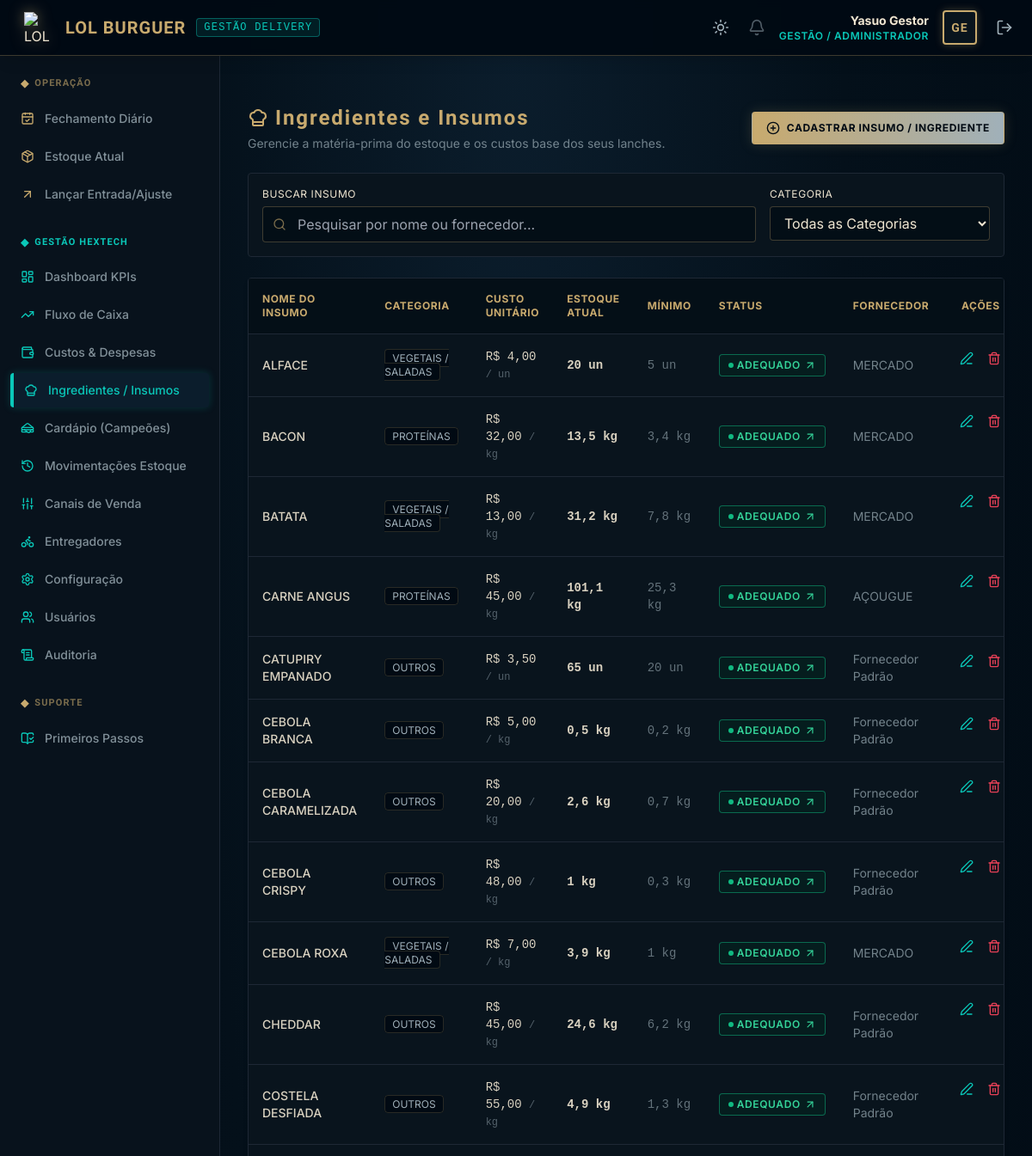
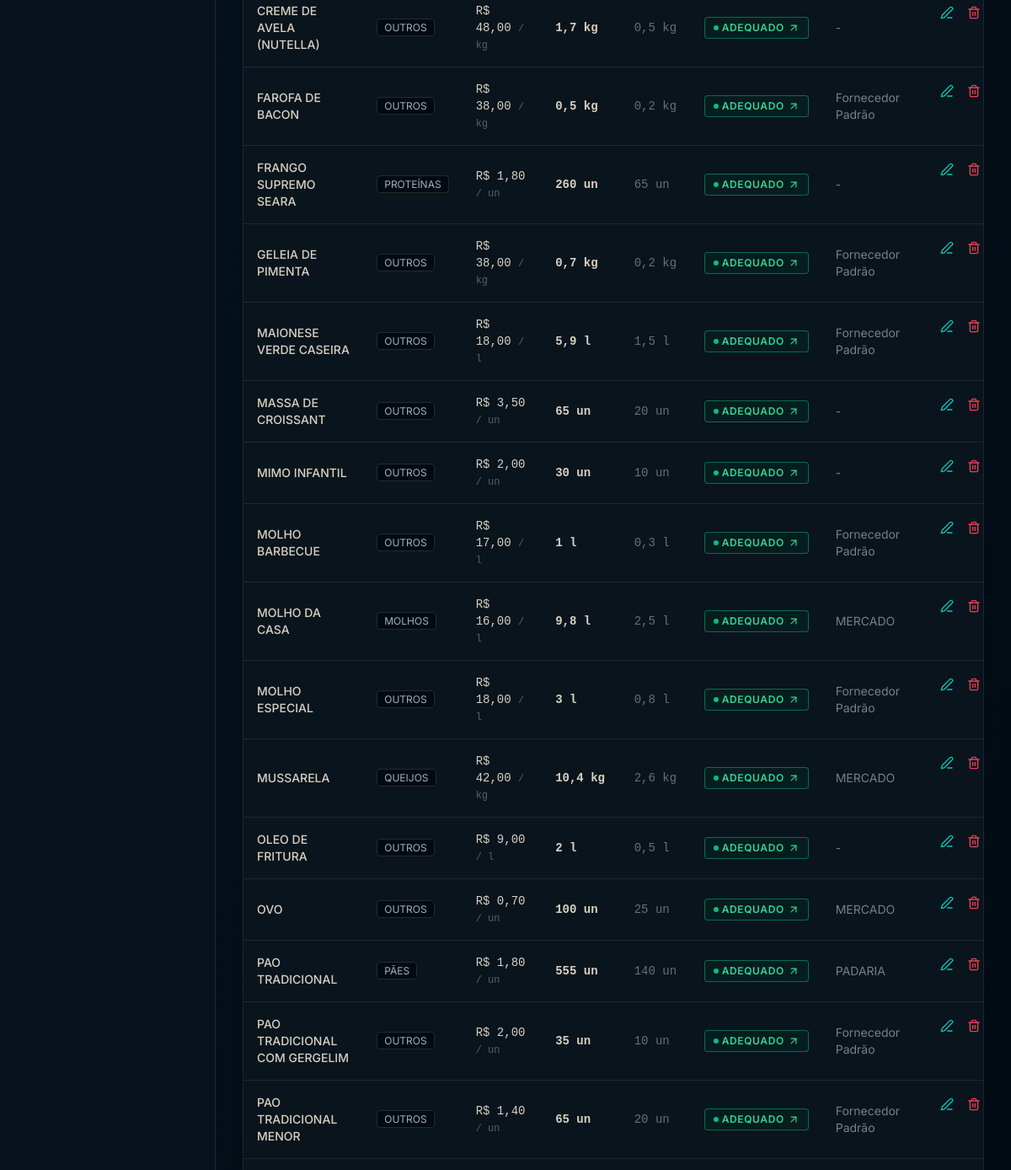
Before: /produtos/ingredientes/ (signed in, upper part) with the older database file (2 pictures, top to bottom).
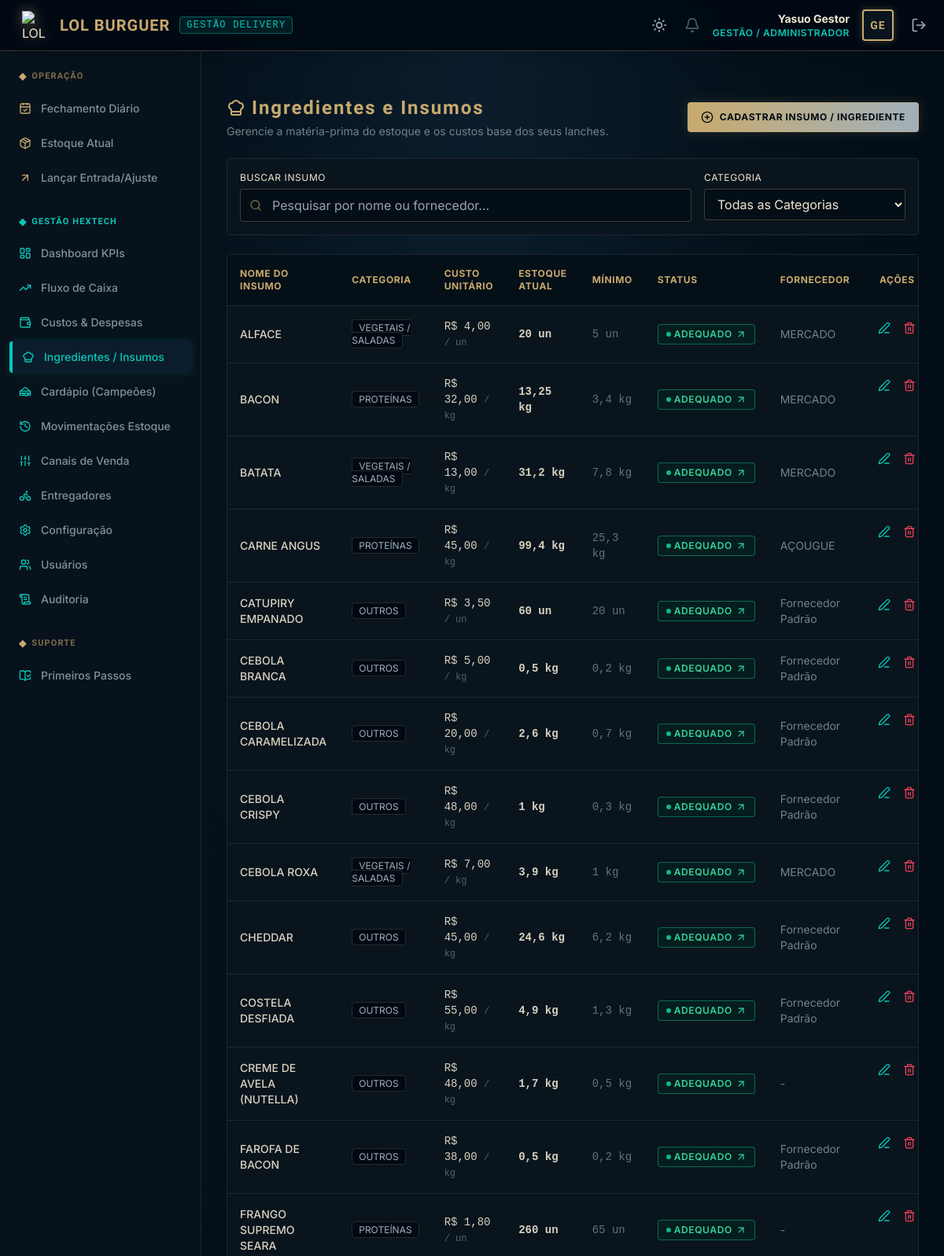
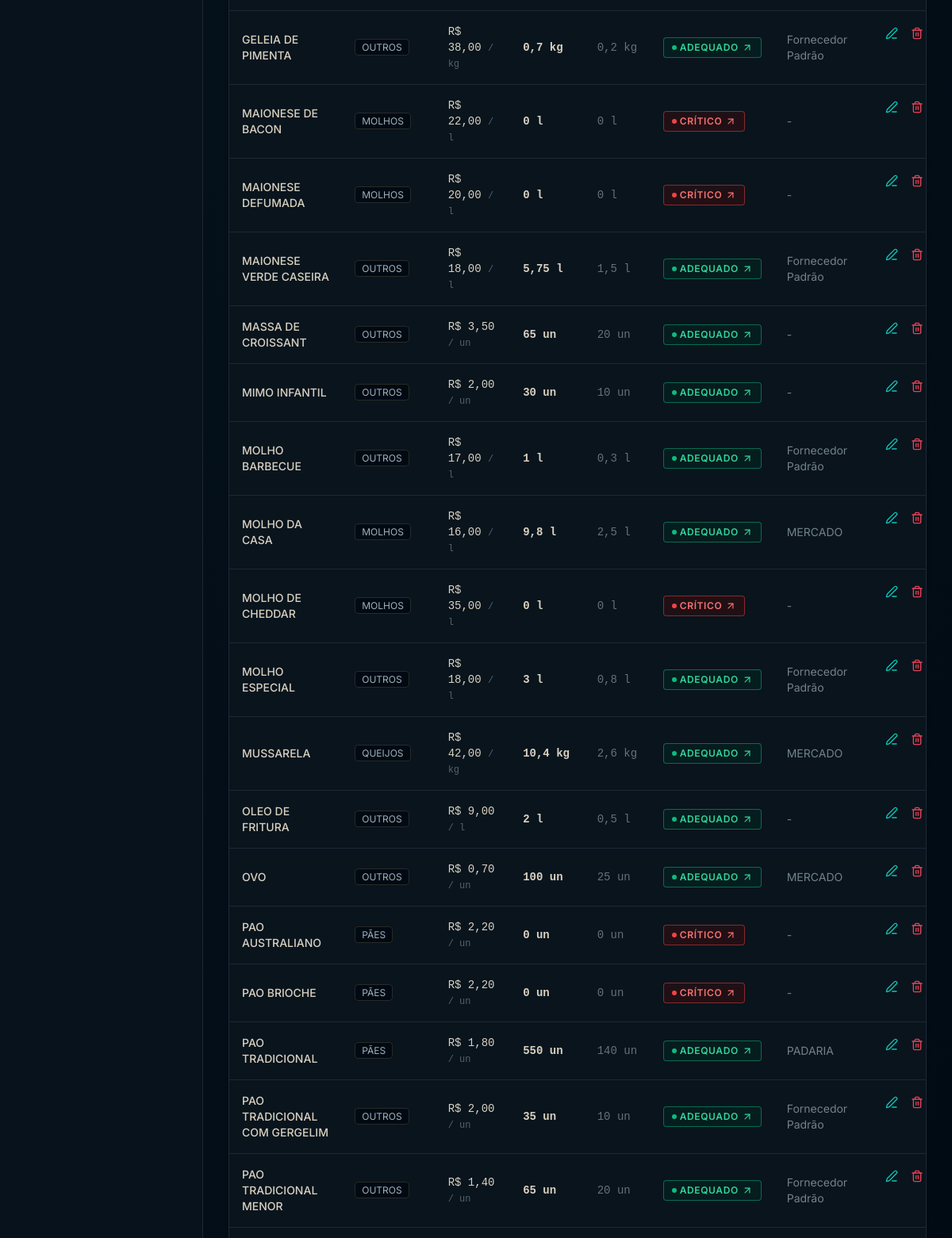
After: the same page with the newer database file (2 pictures, top to bottom).
### produtos/models.py (models this page shows, shortened)
class Ingrediente(models.Model):
    UNIDADES_MEDIDA = (
        ('kg', 'Quilograma (kg)'),
        ('g', 'Grama (g)'),
        ('l', 'Litro (l)'),
        ('ml', 'Mililitro (ml)'),
        ('un', 'Unidade (un)'),
    )
    CATEGORIAS = (
        ('PROTEINA', 'Proteínas'),
        ('PAO', 'Pães'),
        ('MOLHO', 'Molhos'),
        ('VEGETAL', 'Vegetais / Saladas'),
        ('QUEIJO', 'Queijos'),
        ('EMBALAGEM', 'Embalagens'),
        ('OUTROS', 'Outros'),
    )
    nome = models.CharField(max_length=100, verbose_name="Nome do Insumo")
    unidade_medida = models.CharField(max_length=5, choices=UNIDADES_MEDIDA, default='g', verbose_name="Unidade de Medida")
    unidade_compra = models.CharField(max_length=5, choices=UNIDADES_MEDIDA, default='g', verbose_name="Unidade de Compra (Entrada)")
    custo_unitario = models.DecimalField(max_digits=10, decimal_places=4, default=Decimal('0.0000'), verbose_name="Custo Unitário (R$)")
    fornecedor = models.CharField(max_length=100, blank=True, null=True, verbose_name="Fornecedor")
    estoque_minimo = models.DecimalField(max_digits=10, decimal_places=2, default=0, verbose_name="Estoque Mínimo")
    estoque_atual = models.DecimalField(max_digits=10, decimal_places=2, default=0, verbose_name="Estoque Atual")
    categoria = models.CharField(max_length=20, choices=CATEGORIAS, default='OUTROS', verbose_name="Categoria")
    class Meta:
        verbose_name = "Ingrediente / Insumo"
        verbose_name_plural = "Ingredientes / Insumos"
        ordering = ['nome']
    @property
    def status_estoque(self):
        if self.estoque_atual <= 0:
            return 'CRITICO'
        elif self.estoque_atual < self.estoque_minimo:
            return 'BAIXO'
        else:
            return 'OK'
    @property
    def obter_fator_conversao(self):
        if self.unidade_compra == 'kg' and self.unidade_medida == 'g':
            return Decimal('1000.00')
        elif self.unidade_compra == 'l' and self.unidade_medida == 'ml':
            return Decimal('1000.00')
        return Decimal('1.00')
    def _fmt(self, valor, casas=3):
        from django.utils.formats import number_format
        q = Decimal(valor).quantize(Decimal('1.' + '0' * casas)).normalize()
        return number_format(q, use_l10n=True, force_grouping=True)
    @property
    def estoque_display(self):
        fator = self.obter_fator_conversao
        if fator > 1:
            return f"{self._fmt((self.estoque_atual or 0) / fator)} {self.unidade_compra}"
        return f"{self._fmt(self.estoque_atual or 0)} {self.unidade_medida}"
    @property
    def estoque_minimo_display(self):
        fator = self.obter_fator_conversao
        if fator > 1:
            return f"{self._fmt((self.estoque_minimo or 0) / fator)} {self.unidade_compra}"
        return f"{self._fmt(self.estoque_minimo or 0)} {self.unidade_medida}"
    @property
    def custo_por_unidade_compra(self):
        return (self.custo_unitario * self.obter_fator_conversao).quantize(Decimal('0.01'))

### core/decorators.py (the view)
    def _wrapped_view_func(request, *args, **kwargs):
        if request.user.is_authenticated and request.user.role == 'GESTAO':
            return view_func(request, *args, **kwargs)
        messages.error(request, "Acesso negado: Apenas a Gestão tem permissão para acessar esta página.")
        return redirect('home')

### produtos/views.py (called while the page is built)
@login_required
@gestao_required
def ingrediente_listar(request):
    busca = request.GET.get('busca', '')
    categoria = request.GET.get('categoria', '')
    ingredientes = Ingrediente.objects.all()
    if busca:
        ingredientes = ingredientes.filter(Q(nome__icontains=busca) | Q(fornecedor__icontains=busca))
    if categoria:
        ingredientes = ingredientes.filter(categoria=categoria)
    paginator = Paginator(ingredientes, 50)
    page_number = request.GET.get('page', 1)
    page_obj = paginator.get_page(page_number)
    context = {
        'page_obj': page_obj,
        'busca': busca,
        'categoria_selecionada': categoria,
        'categorias': Ingrediente.CATEGORIAS
    }
    if request.headers.get('HX-Request'):
        return render(request, 'produtos/partials/ingredientes_tabela.html', context)
    return render(request, 'produtos/ingredientes_lista.html', context)

### templates/produtos/ingredientes_lista.html (shortened to what this page needs)
{% extends "base.html" %}
{% block content %}
<div class="flex flex-col md:flex-row md:items-center md:justify-between mb-6 space-y-4 md:space-y-0">
    <div>
        <h1 class="text-2xl font-bold title-hex text-hex_gold flex items-center space-x-2">
            <i data-lucide="chef-hat" class="w-6 h-6 text-hex_gold"></i>
            <span>Ingredientes e Insumos</span>
        </h1>
        <p class="text-sm text-hex_gold_dim/70 mt-1">Gerencie a matéria-prima do estoque e os custos base dos seus lanches.</p>
    </div>
    <a href="{% url 'ingrediente_criar' %}" class="bg-gradient-to-r from-hex_gold to-hex_gold_dim hover:from-hex_blue hover:to-hex_blue_dark text-hex_dark_bg hover:text-white font-bold py-2.5 px-4 rounded transition-all uppercase tracking-wider text-xs flex items-center justify-center space-x-2 border border-hex_gold/40 shadow-hex-gold hover:shadow-hex-blue">
        <i data-lucide="plus-circle" class="w-4 h-4"></i>
        <span>Cadastrar insumo / ingrediente</span>
    </a>
</div>
<div class="bg-hex_dark_card border border-hex_dark_border p-4 rounded mb-6 flex flex-col md:flex-row gap-4">
    <div class="flex-1">
        <label for="busca" class="block text-xs uppercase tracking-wider text-hex_gold_light mb-1.5">Buscar Insumo</label>
        <div class="relative">
            <span class="absolute inset-y-0 left-0 pl-3 flex items-center text-hex_gold/60">
                <i data-lucide="search" class="w-4 h-4"></i>
            </span>
            <input
                type="text"
                name="busca"
                id="busca"
                class="w-full bg-hex_dark_bg/60 border border-hex_gold/30 rounded py-2 pl-10 pr-4 text-hex_gold_light focus:outline-none focus:border-hex_blue transition-all"
                placeholder="Pesquisar por nome ou fornecedor..."
                hx-get="{% url 'ingrediente_listar' %}"
                hx-trigger="keyup changed delay:300ms, search"
                hx-target="#tabela-ingredientes"
                hx-include="[name='categoria']"
                value="{{ busca }}"
            >
        </div>
    </div>
    <div class="w-full md:w-64">
        <label for="categoria" class="block text-xs uppercase tracking-wider text-hex_gold_light mb-1.5">Categoria</label>
        <select
            name="categoria"
            id="categoria"
            class="w-full bg-hex_dark_bg/60 border border-hex_gold/30 rounded py-2 px-3 text-hex_gold_light focus:outline-none focus:border-hex_blue transition-all"
            hx-get="{% url 'ingrediente_listar' %}"
            hx-target="#tabela-ingredientes"
            hx-include="[name='busca']"
        >
            <option value="">Todas as Categorias</option>
        </select>
    </div>
</div>
<div id="tabela-ingredientes" class="bg-hex_dark_card border border-hex_dark_border rounded shadow-md">
    {% include "produtos/partials/ingredientes_tabela.html" %}
</div>
{% endblock %}

### templates/produtos/partials/ingredientes_tabela.html (shortened to what this page needs)
<div class="overflow-x-auto">
    <table class="w-full text-left border-collapse">
        <thead>
            <tr class="border-b border-hex_dark_border bg-hex_dark_bg/50 text-hex_gold uppercase tracking-wider text-xs font-semibold">
                <th class="p-4">Nome do Insumo</th>
                <th class="p-4">Categoria</th>
                <th class="p-4">Custo Unitário</th>
                <th class="p-4">Estoque Atual</th>
                <th class="p-4">Mínimo</th>
                <th class="p-4">Status</th>
                <th class="p-4">Fornecedor</th>
                <th class="p-4 text-center">Ações</th>
            </tr>
        </thead>
        <tbody class="divide-y divide-hex_dark_border text-sm text-hex_gold_light/90">
            {% for ing in page_obj %}
                <tr class="hover:bg-hex_dark_bg/30 transition-colors">
                    <td class="p-4 font-medium">{{ ing.nome }}</td>
                    <td class="p-4 text-xs">
                        <span class="bg-hex_dark_bg border border-hex_gold/20 px-2 py-0.5 rounded text-hex_gold_dim uppercase">
                            {{ ing.get_categoria_display }}
                        </span>
                    </td>
                    <td class="p-4 font-mono">
                        R$ {{ ing.custo_por_unidade_compra|floatformat:2 }} <span class="text-xs text-hex_gold_dim/50">/ {{ ing.unidade_compra }}</span>
                    </td>
                    <td class="p-4 font-mono font-semibold">{{ ing.estoque_display }}</td>
                    <td class="p-4 font-mono text-hex_gold_dim/60">{{ ing.estoque_minimo_display }}</td>
                    <td class="p-4">
                        {% if ing.status_estoque == 'CRITICO' %}
                            <a href="{% url 'estoque_ajustar' %}?ingrediente_id={{ ing.id }}" class="bg-red-950/40 border border-red-500/50 text-red-400 px-2.5 py-1 rounded text-xs font-semibold uppercase tracking-wider animate-pulse flex items-center w-fit space-x-1 hover:bg-red-900/60 transition-all hover:scale-105" title="Clique para Lançar Entrada">
                                <span class="w-1.5 h-1.5 rounded-full bg-red-500"></span>
                                <span>Crítico</span>
                                <i data-lucide="arrow-up-right" class="w-3.5 h-3.5 ml-1"></i>
                            </a>
                        {% else %}
                            <a href="{% url 'estoque_ajustar' %}?ingrediente_id={{ ing.id }}" class="bg-emerald-950/40 border border-emerald-500/50 text-emerald-400 px-2.5 py-1 rounded text-xs font-semibold uppercase tracking-wider flex items-center w-fit space-x-1 hover:bg-emerald-900/60 transition-all hover:scale-105" title="Clique para Lançar Ajuste/Entrada">
                                <span class="w-1.5 h-1.5 rounded-full bg-emerald-500"></span>
                                <span>Adequado</span>
                                <i data-lucide="arrow-up-right" class="w-3.5 h-3.5 ml-1"></i>
                            </a>
                        {% endif %}
                    </td>
                    <td class="p-4 text-hex_gold_dim/70">{{ ing.fornecedor|default:"-" }}</td>
                    <td class="p-4 flex items-center justify-center space-x-2">
                        <a href="{% url 'ingrediente_editar' ing.id %}" class="text-hex_blue hover:text-white p-1 rounded hover:bg-hex_dark_bg transition-all" title="Editar">
                            <i data-lucide="edit-3" class="w-4 h-4"></i>
                        </a>
                        <a href="{% url 'ingrediente_excluir' ing.id %}" class="text-hex_danger hover:text-white p-1 rounded hover:bg-hex_dark_bg transition-all" title="Excluir">
                            <i data-lucide="trash-2" class="w-4 h-4"></i>
                        </a>
                    </td>
                </tr>
            {% endfor %}
        </tbody>
    </table>
</div>

Changed rows visible on the page:
changed Ingrediente "BACON": estoque_display "13,5 kg" → "13,25 kg"
changed Ingrediente "CARNE ANGUS": estoque_display "101,1 kg" → "99,4 kg"
changed Ingrediente "CATUPIRY EMPANADO": estoque_display "65 un" → "60 un"
added Ingrediente: nome "MAIONESE DE BACON", categoria "MOLHOS", custo_por_unidade_compra "22,00", unidade_compra "l", estoque_display "0 l", estoque_minimo_display "0 l", fornecedor "-"
added Ingrediente: nome "MAIONESE DEFUMADA", categoria "MOLHOS", custo_por_unidade_compra "20,00", unidade_compra "l", estoque_display "0 l", estoque_minimo_display "0 l", fornecedor "-"
changed Ingrediente "MAIONESE VERDE CASEIRA": estoque_display "5,9 l" → "5,75 l"
added Ingrediente: nome "MOLHO DE CHEDDAR", categoria "MOLHOS", custo_por_unidade_compra "35,00", unidade_compra "l", estoque_display "0 l", estoque_minimo_display "0 l", fornecedor "-"
added Ingrediente: nome "PAO AUSTRALIANO", categoria "PÃES", custo_por_unidade_compra "2,20", unidade_compra "un", estoque_display "0 un", estoque_minimo_display "0 un", fornecedor "-"
added Ingrediente: nome "PAO BRIOCHE", categoria "PÃES", custo_por_unidade_compra "2,20", unidade_compra "un", estoque_display "0 un", estoque_minimo_display "0 un", fornecedor "-"
changed Ingrediente "PAO TRADICIONAL": estoque_display "555 un" → "550 un"
